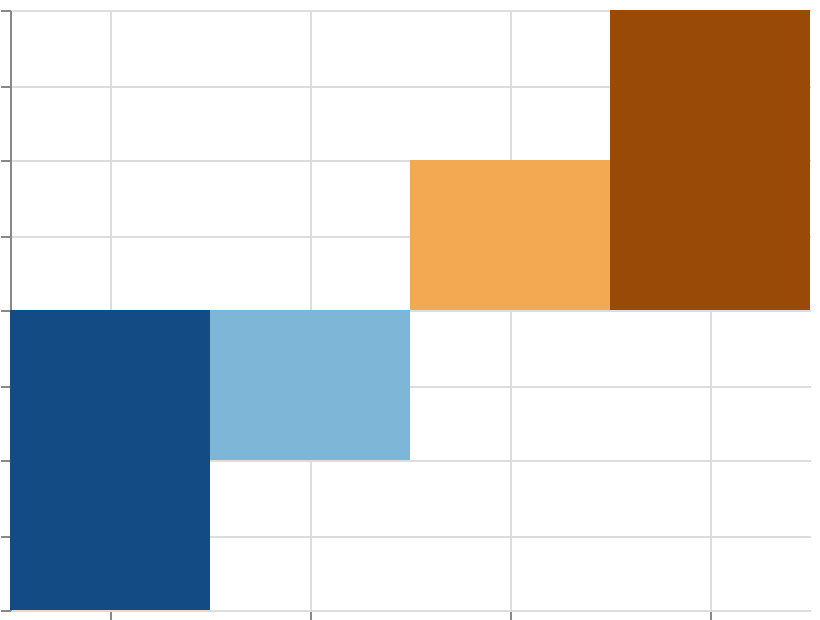

This figure's Vega-Lite source:
### Vega specification from a JSON file in a GitHub repository (floating-point values rounded to 4 significant figures)
{"$schema": "https://vega.github.io/schema/vega/v6.json", "width": 400, "height": 300, "padding": 5, "autosize": "none", "data": [{"name": "table", "values": [{"cat": "A", "val": -20}, {"cat": "B", "val": -10}, {"cat": "C", "val": 10}, {"cat": "D", "val": 20}]}], "scales": [{"name": "x", "type": "band", "domain": {"data": "table", "field": "cat", "sort": true}, "range": "width"}, {"name": "y", "type": "linear", "domain": {"data": "table", "field": "val"}, "range": [{"signal": "height"}, 0], "zero": true, "nice": true}, {"name": "color", "type": "sequential", "domain": {"data": "table", "field": "val"}, "scheme": "blueorange"}], "marks": [{"type": "rect", "from": {"data": "table"}, "encode": {"update": {"x": {"scale": "x", "field": "cat"}, "width": {"scale": "x", "band": 1}, "y": {"scale": "y", "field": "val"}, "y2": {"scale": "y", "value": 0}, "fill": {"scale": "color", "field": "val"}}}}], "axes": [{"scale": "x", "orient": "bottom", "grid": true, "labels": false}, {"scale": "y", "orient": "left", "grid": true, "labels": false}], "legends": [{"fill": "color"}]}
